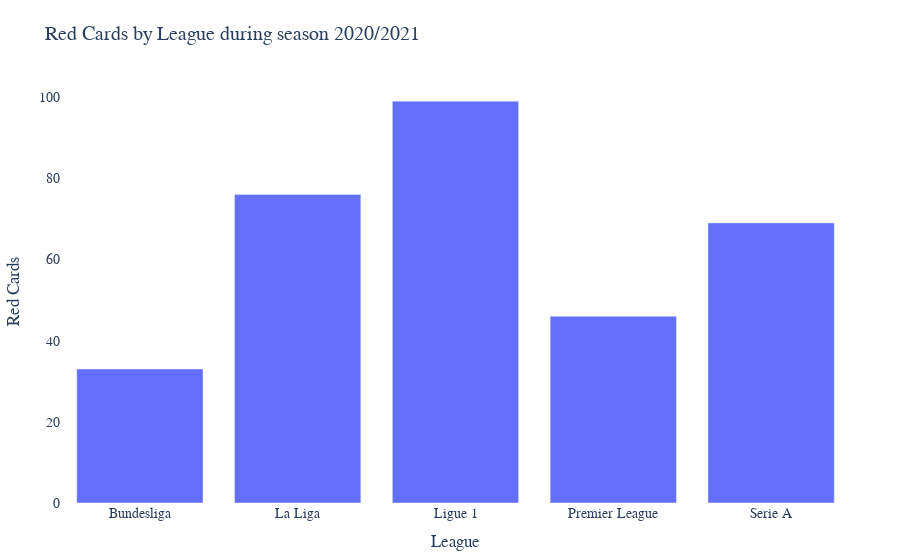

This figure's notebook cell:
### Code cell
# League with the most red cards in 2020/2021
most_red_cards = df_2020[df_2020['Season'] == '2020/2021'].groupby('League')['HR', 'AR'].sum().sum(axis=1).idxmax()

print(f"League with the most red cards during season 2020/2021: {most_red_cards}")

# Group the DataFrame by league and calculate the total number of home and away red cards
red_cards = df_2020.groupby('League').agg({'HR': 'sum', 'AR': 'sum'})

# Calculate the total number of red cards for each league
red_cards['Total Red Cards'] = red_cards['HR'] + red_cards['AR']

# Create an interactive bar chart for the red cards data
fig = px.bar(red_cards, x=red_cards.index, y='Total Red Cards', 
             title='Red Cards by League during season 2020/2021', 
             labels={'x':'League', 'Total Red Cards':'Red Cards'})

# Add hover text to show the number of home red cards and away red cards for each league
fig.update_traces(hovertemplate='<br>'.join(['League: %{x}', 
                                             'Total Red Cards: %{y}', 
                                             'Home Team Red Cards: %{customdata[0]}', 
                                             'Away Team Red Cards: %{customdata[1]}']))
fig.update_traces(customdata=red_cards[['HR', 'AR']].values)

# Customize the plot layout
fig.update_layout(xaxis={'title': 'League', 
                          'ticktext': ['Bundesliga', 'La Liga', 'Ligue 1', 'Premier League', 'Serie A'],
                          'tickvals': red_cards.index},
                  yaxis={'title': 'Red Cards'},
                  plot_bgcolor='white', 
                  font=dict(family='Arial', size=14),
                  margin=dict(l=50, r=50, t=80, b=50))

fig.show()

### Figure 1 — Plotly figure (JSON) as saved in the notebook; plotly's stock layout.template omitted (floating-point values rounded to 4 significant figures)
{"data": [{"alignmentgroup": "True", "customdata": [[13, 20], [38, 38], [44, 55], [19, 27], [28, 41]], "hovertemplate": "League: %{x}<br>Total Red Cards: %{y}<br>Home Team Red Cards: %{customdata[0]}<br>Away Team Red Cards: %{customdata[1]}", "legendgroup": "", "marker": {"color": "#636efa", "pattern": {"shape": ""}}, "name": "", "offsetgroup": "", "orientation": "v", "showlegend": false, "textposition": "auto", "type": "bar", "x": ["Bundesliga", "La Liga", "Ligue 1", "Premier League", "Serie A"], "xaxis": "x", "y": [33, 76, 99, 46, 69], "yaxis": "y"}], "layout": {"barmode": "relative", "font": {"family": "Arial", "size": 14}, "legend": {"tracegroupgap": 0}, "margin": {"b": 50, "l": 50, "r": 50, "t": 80}, "plot_bgcolor": "white", "title": {"text": "Red Cards by League during season 2020/2021"}, "xaxis": {"anchor": "y", "domain": [0, 1], "ticktext": ["Bundesliga", "La Liga", "Ligue 1", "Premier League", "Serie A"], "tickvals": ["Bundesliga", "La Liga", "Ligue 1", "Premier League", "Serie A"], "title": {"text": "League"}}, "yaxis": {"anchor": "x", "domain": [0, 1], "title": {"text": "Red Cards"}}}}
